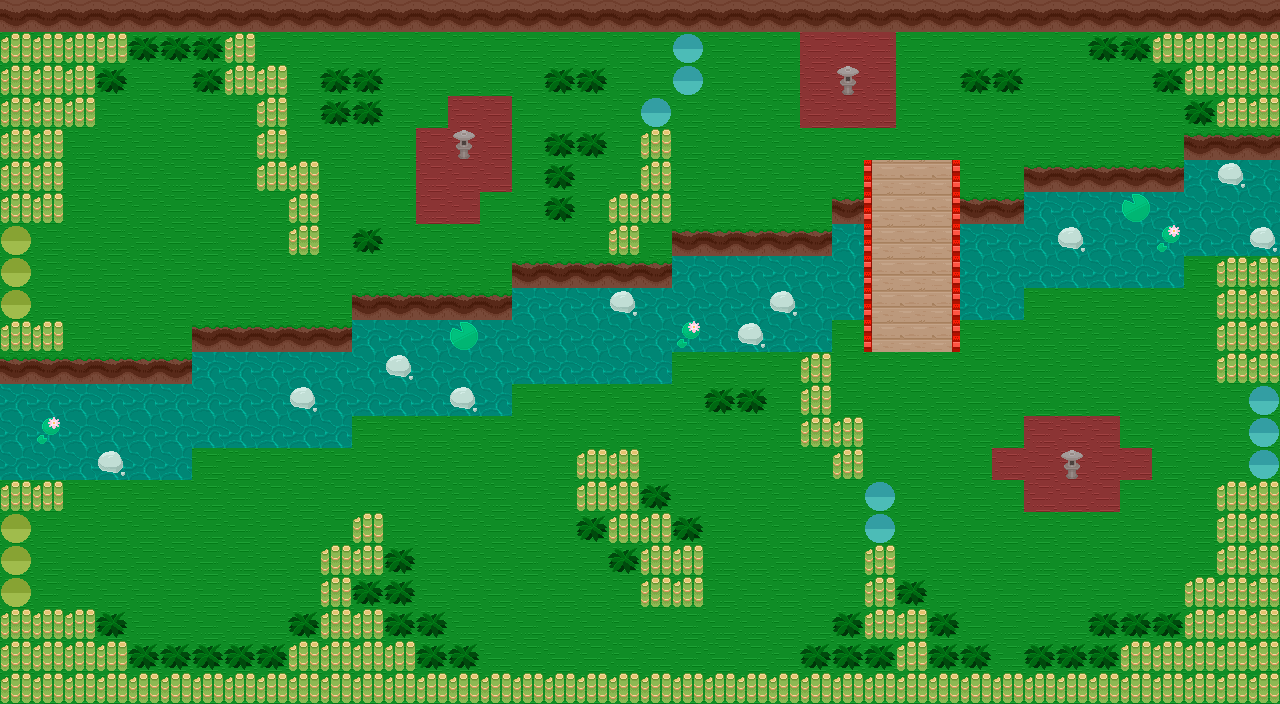

Below is a game level as drawn by its tile map, then a one-line description and the .tmx that defines it (tile-layer data replaced by summaries):
An orthogonal 40x22 tile map with 32x32 px tiles, 9 tile layers (Background, Midground, Door_3, Door_2, ...) and 47 objects.

<map version="1.4" tiledversion="1.4.2" orientation="orthogonal" renderorder="right-down" width="40" height="22" tilewidth="32" tileheight="32" infinite="0" nextlayerid="13" nextobjectid="71">
 <editorsettings>
  <export target="../../../../Desktop/tutorial.json" format="json" />
 </editorsettings>
 <tileset firstgid="1" name="tiles" tilewidth="32" tileheight="32" tilecount="20" columns="4">
  <image source="spritesheet_1.png" width="128" height="160" />
 </tileset>
 <objectgroup id="12" name="Collision">
  <object id="21" x="1" y="360" width="190" height="119" />
  <object id="22" x="1" y="359" width="192" height="120" />
  <object id="23" x="193" y="327" width="159" height="120" />
  <object id="24" x="354" y="296" width="157" height="122" />
  <object id="25" x="513" y="263" width="159" height="121" />
  <object id="26" x="672" y="231" width="160" height="120" />
  <object id="27" x="832" y="200" width="32" height="120" />
  <object id="28" x="961" y="199" width="63" height="123" />
  <object id="29" x="1025" y="167" width="159" height="123" />
  <object id="30" x="1185" y="136" width="95" height="119" />
  <object id="31" x="0" y="31" width="96" height="97" />
  <object id="32" x="96" y="31" width="32" height="33" />
  <object id="33" x="1" y="128" width="63" height="96" />
  <object id="34" x="0" y="223" width="33" height="128" />
  <object id="35" x="32" y="319" width="33" height="33" />
  <object id="36" x="0" y="480" width="64" height="33" />
  <object id="37" x="0" y="608" width="33" height="96" />
  <object id="38" x="33" y="608" width="63" height="96" />
  <object id="39" x="96" y="639" width="32" height="65" />
  <object id="40" x="127" y="671" width="1152" height="32" />
  <object id="41" x="288" y="639" width="127" height="31" />
  <object id="42" x="320" y="544" width="33" height="95" />
  <object id="43" x="353" y="608" width="31" height="31" />
  <object id="44" x="353" y="511" width="30" height="32" />
  <object id="45" x="352" y="543" width="32" height="33" />
  <object id="46" x="576" y="448" width="65" height="64" />
  <object id="47" x="608" y="511" width="65" height="33" />
  <object id="49" x="640" y="543" width="63" height="65" />
  <object id="50" x="800" y="351" width="32" height="96" />
  <object id="51" x="832" y="416" width="31" height="62" />
  <object id="52" x="864" y="543" width="32" height="97" />
  <object id="53" x="897" y="609" width="31" height="63" />
  <object id="55" x="1184" y="577" width="32" height="60" />
  <object id="56" x="1216" y="479" width="64" height="162" />
  <object id="57" x="1056" y="448" width="32" height="33" />
  <object id="58" x="1216" y="32" width="64" height="97" />
  <object id="59" x="1151" y="31" width="63" height="32" />
  <object id="60" x="1183" y="63" width="34" height="34" />
  <object id="61" x="449" y="128" width="31" height="32" />
  <object id="62" x="1057" y="448" width="31" height="32" />
  <object id="64" x="224" y="32" width="31" height="64" />
  <object id="65" x="256" y="63" width="32" height="129" />
  <object id="66" x="287" y="160" width="33" height="96" />
  <object id="67" x="0" y="-1" width="1280" height="33" />
  <object id="68" x="608" y="192" width="32" height="65" />
  <object id="69" x="640" y="128" width="33" height="96" />
  <object id="70" x="832" y="64" width="32" height="32" />
 </objectgroup>
 <layer id="1" name="Background" width="40" height="22">
  <data>[880 cells, 880 non-empty, 7 distinct tile ids]</data>
 </layer>
 <layer id="2" name="Midground" width="40" height="22">
  <data>[880 cells, 259 non-empty, 7 distinct tile ids]</data>
 </layer>
 <layer id="11" name="Door_3" width="40" height="22">
  <data>[880 cells, 3 non-empty, 1 distinct tile ids]</data>
 </layer>
 <layer id="10" name="Door_2" width="40" height="22">
  <data>[880 cells, 2 non-empty, 1 distinct tile ids]</data>
 </layer>
 <layer id="8" name="Door_1" width="40" height="22">
  <data>[880 cells, 3 non-empty, 1 distinct tile ids]</data>
 </layer>
 <layer id="7" name="Lantern_3" width="40" height="22">
  <data>[880 cells, 1 non-empty, 1 distinct tile ids]</data>
 </layer>
 <layer id="6" name="Lantern_2" width="40" height="22">
  <data>[880 cells, 1 non-empty, 1 distinct tile ids]</data>
 </layer>
 <layer id="5" name="Lantern_1" width="40" height="22">
  <data>[880 cells, 1 non-empty, 1 distinct tile ids]</data>
 </layer>
 <layer id="3" name="Foreground" width="40" height="22">
  <data>[880 cells, 0 non-empty, 0 distinct tile ids]</data>
 </layer>
</map>